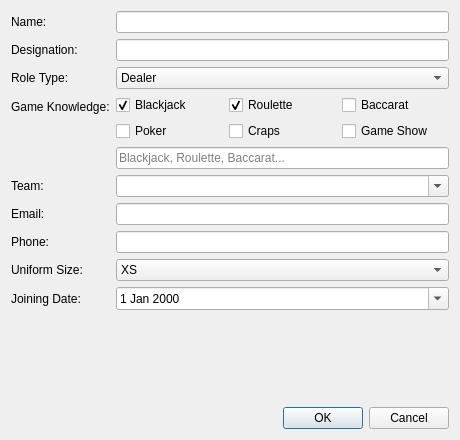
<?xml version="1.0" encoding="UTF-8"?>
<ui version="4.0">
 <class>EmployeeDialog</class>
 <widget class="QDialog" name="EmployeeDialog">
   <property name="geometry">
   <rect>
    <x>0</x>
    <y>0</y>
    <width>460</width>
    <height>440</height>
   </rect>
  </property>
  <property name="windowTitle">
   <string>Employee Information</string>
  </property>
  <layout class="QVBoxLayout" name="verticalLayout">
   <item>
    <layout class="QFormLayout" name="formLayout">
     <item row="0" column="0">
      <widget class="QLabel" name="label">
       <property name="text">
        <string>Name:</string>
       </property>
      </widget>
     </item>
     <item row="0" column="1">
      <widget class="QLineEdit" name="nameEdit"/>
     </item>
     <item row="1" column="0">
      <widget class="QLabel" name="label_2">
       <property name="text">
        <string>Designation:</string>
       </property>
      </widget>
     </item>
     <item row="1" column="1">
      <widget class="QLineEdit" name="designationEdit"/>
     </item>
     <item row="2" column="0">
      <widget class="QLabel" name="roleLabel">
       <property name="text">
        <string>Role Type:</string>
       </property>
      </widget>
     </item>
     <item row="2" column="1">
      <widget class="QComboBox" name="roleCombo">
       <item>
        <property name="text">
         <string>Dealer</string>
        </property>
       </item>
       <item>
        <property name="text">
         <string>Game Show Host</string>
        </property>
       </item>
       <item>
        <property name="text">
         <string>Both</string>
        </property>
       </item>
      </widget>
     </item>
     <item row="3" column="0">
      <widget class="QLabel" name="gameKnowledgeLabel">
       <property name="text">
        <string>Game Knowledge:</string>
       </property>
      </widget>
     </item>
     <item row="3" column="1">
      <layout class="QVBoxLayout" name="gameKnowledgeLayout">
       <item>
        <layout class="QGridLayout" name="gamesGridLayout">
         <item row="0" column="0">
          <widget class="QCheckBox" name="chkBlackjack">
           <property name="text">
            <string>Blackjack</string>
           </property>
           <property name="checked">
            <bool>true</bool>
           </property>
          </widget>
         </item>
         <item row="0" column="1">
          <widget class="QCheckBox" name="chkRoulette">
           <property name="text">
            <string>Roulette</string>
           </property>
           <property name="checked">
            <bool>true</bool>
           </property>
          </widget>
         </item>
         <item row="0" column="2">
          <widget class="QCheckBox" name="chkBaccarat">
           <property name="text">
            <string>Baccarat</string>
           </property>
          </widget>
         </item>
         <item row="1" column="0">
          <widget class="QCheckBox" name="chkPoker">
           <property name="text">
            <string>Poker</string>
           </property>
          </widget>
         </item>
         <item row="1" column="1">
          <widget class="QCheckBox" name="chkCraps">
           <property name="text">
            <string>Craps</string>
           </property>
          </widget>
         </item>
         <item row="1" column="2">
          <widget class="QCheckBox" name="chkGameShow">
           <property name="text">
            <string>Game Show</string>
           </property>
          </widget>
         </item>
        </layout>
       </item>
       <item>
        <widget class="QLineEdit" name="gameKnowledgeEdit">
         <property name="placeholderText">
          <string>Blackjack, Roulette, Baccarat...</string>
         </property>
        </widget>
       </item>
      </layout>
     </item>
     <item row="4" column="0">
      <widget class="QLabel" name="label_3">
       <property name="text">
        <string>Team:</string>
       </property>
      </widget>
     </item>
     <item row="4" column="1">
      <widget class="QComboBox" name="teamCombo">
       <property name="editable">
        <bool>true</bool>
       </property>
      </widget>
     </item>
     <item row="5" column="0">
      <widget class="QLabel" name="label_4">
       <property name="text">
        <string>Email:</string>
       </property>
      </widget>
     </item>
     <item row="5" column="1">
      <widget class="QLineEdit" name="emailEdit"/>
     </item>
     <item row="6" column="0">
      <widget class="QLabel" name="label_5">
       <property name="text">
        <string>Phone:</string>
       </property>
      </widget>
     </item>
     <item row="6" column="1">
      <widget class="QLineEdit" name="phoneEdit"/>
     </item>
     <item row="7" column="0">
      <widget class="QLabel" name="label_6">
       <property name="text">
        <string>Uniform Size:</string>
       </property>
      </widget>
     </item>
     <item row="7" column="1">
      <widget class="QComboBox" name="uniformSizeCombo">
       <item>
        <property name="text">
         <string>XS</string>
        </property>
       </item>
       <item>
        <property name="text">
         <string>S</string>
        </property>
       </item>
       <item>
        <property name="text">
         <string>M</string>
        </property>
       </item>
       <item>
        <property name="text">
         <string>L</string>
        </property>
       </item>
       <item>
        <property name="text">
         <string>XL</string>
        </property>
       </item>
       <item>
        <property name="text">
         <string>XXL</string>
        </property>
       </item>
      </widget>
     </item>
     <item row="8" column="0">
      <widget class="QLabel" name="label_7">
       <property name="text">
        <string>Joining Date:</string>
       </property>
      </widget>
     </item>
     <item row="8" column="1">
      <widget class="QDateEdit" name="joiningDateEdit">
       <property name="calendarPopup">
        <bool>true</bool>
       </property>
      </widget>
     </item>
    </layout>
   </item>
   <item>
    <spacer name="verticalSpacer">
     <property name="orientation">
      <enum>Qt::Vertical</enum>
     </property>
     <property name="sizeHint" stdset="0">
      <size>
       <width>20</width>
       <height>40</height>
      </size>
     </property>
    </spacer>
   </item>
   <item>
    <layout class="QHBoxLayout" name="horizontalLayout">
     <item>
      <spacer name="horizontalSpacer">
       <property name="orientation">
        <enum>Qt::Horizontal</enum>
       </property>
       <property name="sizeHint" stdset="0">
        <size>
         <width>40</width>
         <height>20</height>
        </size>
       </property>
      </spacer>
     </item>
     <item>
      <widget class="QPushButton" name="okBtn">
       <property name="text">
        <string>OK</string>
       </property>
      </widget>
     </item>
     <item>
      <widget class="QPushButton" name="cancelBtn">
       <property name="text">
        <string>Cancel</string>
       </property>
      </widget>
     </item>
    </layout>
   </item>
  </layout>
 </widget>
 <resources/>
 <connections/>
</ui>
